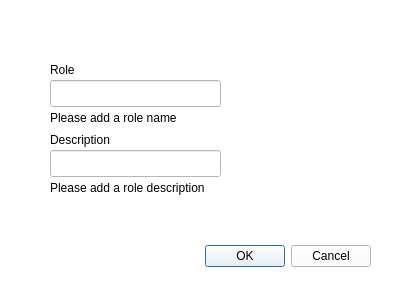
<?xml version="1.0" encoding="UTF-8"?>
<ui version="4.0">
 <class>addRoleWindow</class>
 <widget class="QDialog" name="addRoleWindow">
  <property name="geometry">
   <rect>
    <x>0</x>
    <y>0</y>
    <width>400</width>
    <height>300</height>
   </rect>
  </property>
  <property name="windowTitle">
   <string>Dialog</string>
  </property>
  <property name="styleSheet">
   <string notr="true">background-color: rgb(255, 255, 255);</string>
  </property>
  <widget class="QLineEdit" name="descriptionInput">
   <property name="geometry">
    <rect>
     <x>50</x>
     <y>150</y>
     <width>171</width>
     <height>27</height>
    </rect>
   </property>
   <property name="styleSheet">
    <string notr="true">color: rgb(0, 0, 0);
background-color: rgb(255, 255, 255);</string>
   </property>
   <property name="text">
    <string/>
   </property>
  </widget>
  <widget class="QLabel" name="label_3">
   <property name="geometry">
    <rect>
     <x>50</x>
     <y>130</y>
     <width>70</width>
     <height>19</height>
    </rect>
   </property>
   <property name="styleSheet">
    <string notr="true">color: rgb(0, 0, 0);</string>
   </property>
   <property name="text">
    <string>Description</string>
   </property>
  </widget>
  <widget class="QLabel" name="roleMessage">
   <property name="geometry">
    <rect>
     <x>50</x>
     <y>110</y>
     <width>291</width>
     <height>16</height>
    </rect>
   </property>
   <property name="styleSheet">
    <string notr="true">font: 8pt &quot;Adwaita Sans&quot;;
color: rgb(0, 0, 0);</string>
   </property>
   <property name="text">
    <string>Please add a role name</string>
   </property>
  </widget>
  <widget class="QLabel" name="roleDescriptionMessage">
   <property name="geometry">
    <rect>
     <x>50</x>
     <y>180</y>
     <width>291</width>
     <height>16</height>
    </rect>
   </property>
   <property name="styleSheet">
    <string notr="true">font: 8pt &quot;Adwaita Sans&quot;;
color: rgb(0, 0, 0);</string>
   </property>
   <property name="text">
    <string>Please add a role description</string>
   </property>
  </widget>
  <widget class="QLabel" name="label_4">
   <property name="geometry">
    <rect>
     <x>50</x>
     <y>60</y>
     <width>70</width>
     <height>19</height>
    </rect>
   </property>
   <property name="styleSheet">
    <string notr="true">color: rgb(0, 0, 0);</string>
   </property>
   <property name="text">
    <string>Role</string>
   </property>
  </widget>
  <widget class="QLineEdit" name="roleInput">
   <property name="geometry">
    <rect>
     <x>50</x>
     <y>80</y>
     <width>171</width>
     <height>27</height>
    </rect>
   </property>
   <property name="styleSheet">
    <string notr="true">color: rgb(0, 0, 0);
background-color: rgb(255, 255, 255);</string>
   </property>
   <property name="text">
    <string/>
   </property>
  </widget>
  <widget class="QDialogButtonBox" name="buttonBox">
   <property name="geometry">
    <rect>
     <x>30</x>
     <y>240</y>
     <width>341</width>
     <height>32</height>
    </rect>
   </property>
   <property name="styleSheet">
    <string notr="true">color: rgb(0, 0, 0);
background-color: rgb(255, 255, 255);</string>
   </property>
   <property name="orientation">
    <enum>Qt::Orientation::Horizontal</enum>
   </property>
   <property name="standardButtons">
    <set>QDialogButtonBox::StandardButton::Cancel|QDialogButtonBox::StandardButton::Ok</set>
   </property>
  </widget>
 </widget>
 <resources/>
 <connections/>
</ui>
